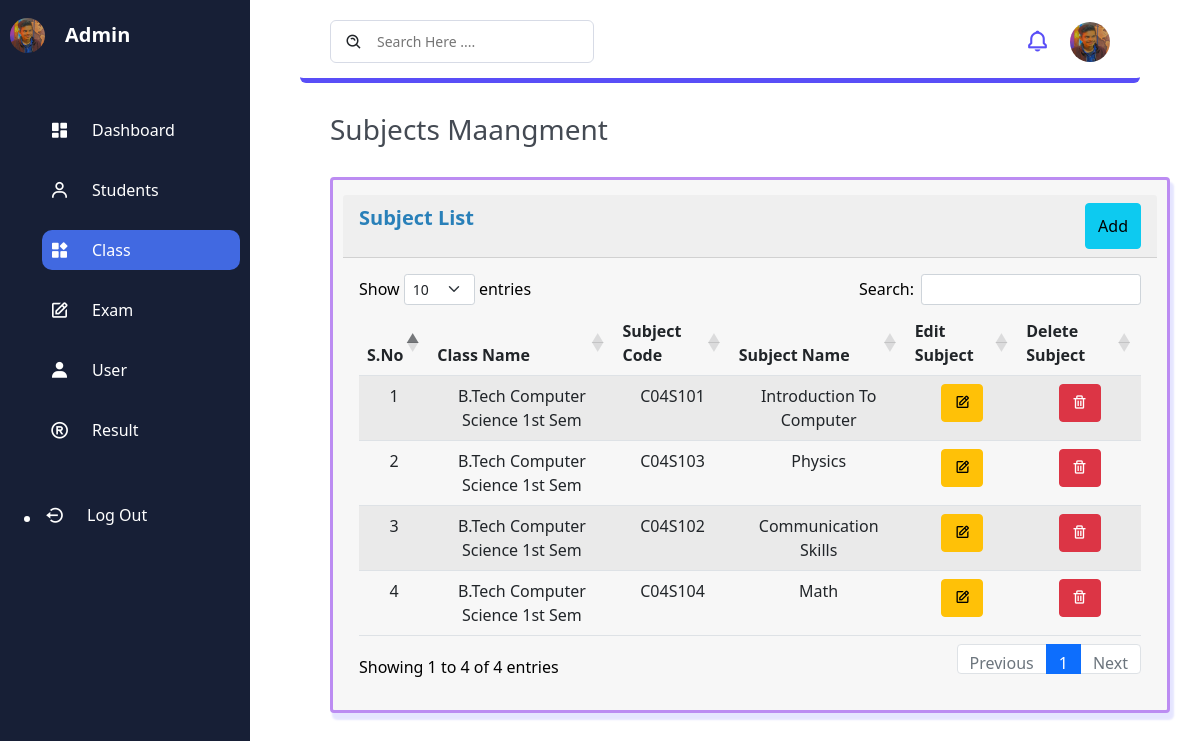
The app's page /admin/subject_add.php?id=1 with its own data.
### tables this page shows
CREATE TABLE `subject_name` (
  `id` int(25) NOT NULL,
  `class_id` int(25) NOT NULL,
  `subject_code` varchar(255) NOT NULL,
  `class_name` varchar(255) NOT NULL,
  `subject_name` varchar(255) NOT NULL,
  `subject_created_date` varchar(255) NOT NULL
);

### admin/subject_add.php (the view, shortened to what this page needs)
<?php
    include 'link.php';
    include 'conn.php';
    $ids = $_GET['id'];
    $select = "SELECT * FROM class_name WHERE id = '$ids'";
    $queryclass = mysqli_query($con,$select);
    $class_query = mysqli_fetch_array($queryclass);
    $tid = $class_query['id'];
?>
<!DOCTYPE html>
<html lang="en">
<head>
</head>
<body>
    <section class="sidebar">
        <div class="logo">
            <a href="#"><img src="img/Prashant Jain.png"><span>Admin</span></a>
        </div>
        <ul class="side-menu">
            <li class="nav-item">
                <a href="index.php">
                    <i class='bx bxs-dashboard' ></i>
                    <span>Dashboard</span>
                </a>
            </li>
            <li class="nav-item">
                <a href="students.php">
                    <i class='bx bx-user'></i>
                    <span>Students</span>
                </a>
            </li>
            <li class="nav-item active">
                <a href="class.php">
                    <i class='bx bxs-widget'></i>
                    <span>Class</span>
                </a>
            </li>
            <li class="nav-item">
                <a href="#">
                    <i class='bx bx-edit'></i>
                    <span>Exam</span>
                </a>
            </li>
            <li class="nav-item">
                <a href="#">
                    <i class='bx bxs-user'></i>
                    <span>User</span>
                </a>
            </li>
            <li class="nav-item">
                <a href="result.php">
                    <i class='bx bx-registered'></i>
                    <span>Result</span>
                </a>
            </li>
        </ul>
        <ul class="log">
            <li class="nav-item">
                <a href="#">
                    <i class='bx bx-log-out-circle' ></i>
                    <span>Log Out</span>
                </a>
            </li>
        </ul>
    </section>
    <section class="main">
        <section class="navigation">
            <div class="n1">
                <div class="search">
                    <i class='bx bx-search-alt'></i>
                    <input type="text" name="search" id="search" placeholder="Search Here ....">
                </div>
            </div>
            <div class="profile">
                <i class='bx bx-bell'></i>
                <img src="img/Prashant Jain.png" alt="img">
            </div>
        </section>
        <div class="page-name">
            <h3>Subjects Maangment</h3>
        </div>
        <div class="card">
            <div class="card-header">
                <p>Subject List</p>
                <button type="button" class="btn btn-info" data-bs-toggle="modal" data-bs-target="#subjectModal">
                    Add
                </button>
            </div>
            <div class="card-body">
                <table id="example" class="table table-striped" style="width:100%; text-align: center;">
                    <thead>
                        <tr>
                            <th>S.No</th>
                            <th>Class Name</th>
                            <th>Subject Code</th>
                            <th>Subject Name</th>
                            <th>Edit Subject</th>
                            <th>Delete Subject</th>
                        </tr>
                    </thead>
                    <tbody>
                    <?php
                    $num = 1 ;
                    $selectquery = "SELECT * FROM subject_name WHERE class_id=$tid";
                    $query = mysqli_query($con,$selectquery);
                    while($result = mysqli_fetch_array($query)){ ?>
                        <tr>
                            <td><?php echo $num++; ?></td>
                            <td><?php echo $result['class_name'] ?></td>
                            <td><?php echo $result['subject_code'] ?></td>
                            <td><?php echo $result['subject_name'] ?></td>
                            <td><button class="btn btn-warning"><i class='bx bx-edit' data-bs-toggle="modal" data-bs-target="#editsubject<?php echo $result['id'] ?>"></i></button></td>
                            <td><a href="subject_delete.php?id=<?php echo $result[0]?>"><button class="btn btn-danger"><i class='bx bx-trash'></i></button></a></td>
                        </tr>
                        <?php   include 'update_subject.php'; }  ?>
                    </tbody>
                </table>
            </div>
        </div>
    </section>
</body>
</html>

### admin/css/style.css (style rules this page uses)
* { padding: 0; margin: 0; box-sizing: border-box; }
.sidebar { position: fixed; top: 0; left: 0; width: 250px; height: 100vh; padding: 10px; background: #171f36; color: #fff; transition: 0.5s; }
.sidebar a { text-decoration: none; color: inherit; display: flex; align-items: center; }
.logo { height: 50px; margin: 0 0 50px 0; position: relative; }
.logo a { height: 100%; }
.logo a img { width: 35px; height: 35px; border-radius: 50%; }
.logo a span { width: 150px; overflow: hidden; font-size: 20px; font-weight: bold; margin: 0 0 0 20px; transition: 0.5s; }
.side-menu li { list-style: none; overflow: hidden; border-radius: 10px; padding: 5px; margin: 20px auto; text-transform: capitalize; transition: 0.5s; }
li a { position: relative; height: 30px; }
li a i { margin-right: 20px; font-size: 20px; width: 25px; text-align: center; }
li a span { width: 105px; overflow: hidden; height: 25px; transition: 0.5s; }
.log { margin: 50px 0 0 0; }
.main { width: calc(100% - 400px); margin: 5px 300px; transition: 0.5s; }
.active { background: royalblue; }
.main { width: calc(100% - 360px); }
.main .navigation { display: flex; align-items: center; justify-content: space-between; padding: 15px 30px; border-bottom: 5px solid #594ef7; background: #fff; border-radius: 6px; }
.main .navigation .search { display: flex; justify-content: flex-start; align-items: center; padding: 10px 14px; border: 1px solid #d7dbe6; border-radius: 6px; }
.main .navigation .search i { margin-right: 14px; font-size: 18px; }
.main .navigation .search input { border: none; outline: none; font-size: 14px; }
.main .navigation .profile { display: flex; align-items: center; justify-content: space-between; }
.main .navigation .profile i { margin-right: 20px; font-size: 25px; font-weight: 400; color: #594ef7; cursor: pointer; }
.main .navigation .profile img { height: 40px; width: 40px; border-radius: 50%; object-fit: cover; }
.page-name { color: #444a53; padding: 30px 30px 0 30px; font-size: 24px; font-weight: 700; }
.card { width: 100%; border: 3px solid #BC8CF2; margin: 30px; padding: 15px 10px; background-color: #F7F7F7; color: #000; box-shadow: 3px 6px 2px 1px rgba(0, 0, 255, .1); }
.card-header { display: flex; justify-content: space-between; }
.card-header p { color: #2980B9; font-size: 20px; font-weight: 700; }

### records on screen
subject_name: class_name "B.Tech Computer Science 1st Sem", subject_code "C04S101", subject_name "Introduction To Computer"
subject_name: class_name "B.Tech Computer Science 1st Sem", subject_code "C04S103", subject_name "Physics"
subject_name: class_name "B.Tech Computer Science 1st Sem", subject_code "C04S102", subject_name "Communication Skills"
subject_name: class_name "B.Tech Computer Science 1st Sem", subject_code "C04S104", subject_name "Math"
